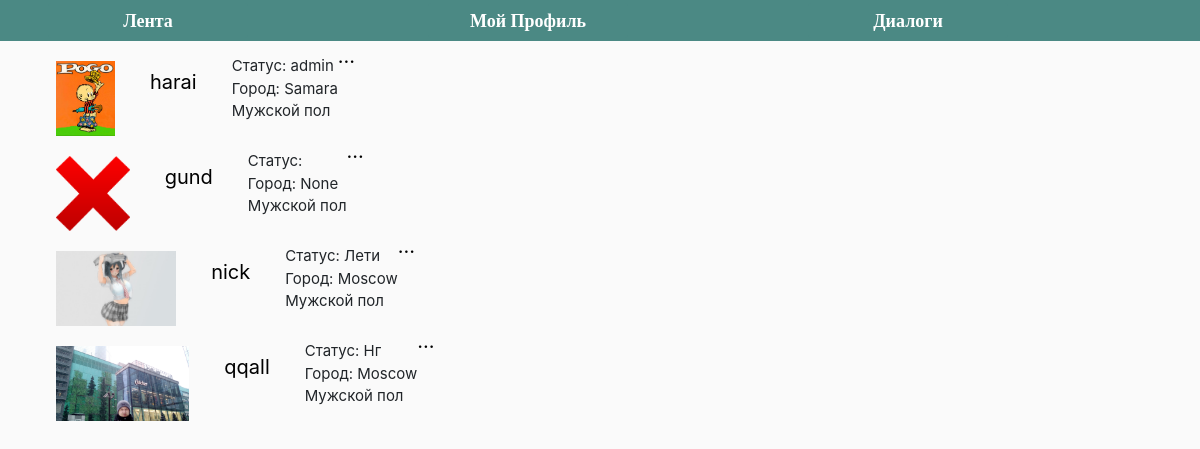
Screenshot of /usr/list (signed in) with the database file from the repository.
### user_profile/models.py (models this page shows, shortened)
class Profile(models.Model):
    user = models.OneToOneField(User, on_delete=models.CASCADE)
    ava = models.ImageField()
    slug = models.SlugField(max_length=100, unique=True, null=True)
    images = models.ManyToManyField('Images',related_name='images',blank=True)
    city = models.ForeignKey(City, on_delete=models.SET_NULL, blank=True, null=True)
    status = models.CharField(max_length=100, blank=True)
    def get_absolute_url(self):
        return reverse('user_detail_url', kwargs={'slug': self.slug})
    def get_avatar_url(self):
        if self.ava:
            return '/media/{}'.format(self.ava)
        else:
            return '/static/img/default.png'

class City(models.Model):
    text = models.CharField(max_length=100)
    slug = models.SlugField(max_length=100)
    def __str__(self):
        return self.slug

### user_profile/views.py (the view)
# urls.py: path('list', people, name='people_url'),
def people(request):
    list = Profile.objects.all()
    context={
        'list':list,
    }
    return render(request, 'list.html', context)

### templates/list.html (shortened to what this page needs)
{% load staticfiles %}
<html lang="en">
<head>
  <link rel="stylesheet" href="https://stackpath.bootstrapcdn.com/bootstrap/4.2.1/css/bootstrap.min.css">
  <link href="{% static 'css/media.css' %}" rel="stylesheet">
</head>
<body>
  <div class="nav-wrapper">
    <div class="container">
      <div class="row">
        <div class="col-md-4">
              <div class="tape">
                <a href="{% url 'people_url' %}" class='header_button'>Лента</a>
              </div>
        </div>
        <div class="col-md-4">
              <div class="main-page">
                {% if request.user.is_authenticated %}
                <a href="{% url 'view_profile' %}" class='header_button'>Мой Профиль</a>
                {% else %}
                <a href="{% url 'login_url'%}" class='header_button'>Войти</a>
                {% endif %}
              </div>
        </div>
        <div class="col-md-4">
              <div class="messages">
                {% if request.user.is_authenticated %}
                <a href="#" class='header_button'>Диалоги</a>
                {% else %}
                <a href="{% url 'register_url'%}" class='header_button'>Зарегистрироваться</a>
                {% endif %}
              </div>
        </div>
      </div>
    </div>
  </div>
  {% for list in list %}
  <div class="content">
    <div class="container">
      <div class="face-card">
        <div class="row">
            <div class="ava">
              <a href="{{list.get_absolute_url}}"> <img src="{{ list.get_avatar_url }}" height="75" alt=""> </a>
            </div>
            <div class="nick">
              <a href="{{list.get_absolute_url}}">{{ list.user }}</a>
            </div>
            <div class="info">
              <div class="status">
                Статус: {{list.status}}
              </div>
              <div class="city">
                Город: {{list.city}}
              </div>
              <div class="sex">
                Мужской пол
              </div>
            </div>
            <div class="more">
              <a href="#" class='more-button'>...</a>
            </div>
        </div>
      </div>
    </div>
  </div>
{% endfor %}
</body>
</html>

### frontend/media.css (style rules this page uses)
body { background-color: #FAFAFA; }
a { font-size: 20px; color:black; }
.nav-wrapper { background-color: #4b8984; }
.header_button { width: 200px; height: 35px; background-color: #4b8984; border-radius: 3px; font-size: 18px; font-weight: 600; margin:3px; text-align: center; padding-top: 5px; font-family: 'Lora', serif; display: inline-block; transition: all 0.2s ease-in; color: white; }
.ava { margin-left: 26px; margin-top: 20px; }
.nick { margin-top: 26px; margin-left: 35px; font-size: 20px; }
.info { margin-top: 14px; margin-left: 35px; font-size: 15px; }

### rows the page displays
Profile: get_avatar_url (picture), user "harai", status "admin", city "Samara"
Profile: shows a picture, user "gund", city "None"
Profile: get_avatar_url (picture), user "nick", status "Лети", city "Moscow"
Profile: get_avatar_url (picture), user "qqall", status "Нг", city "Moscow"
